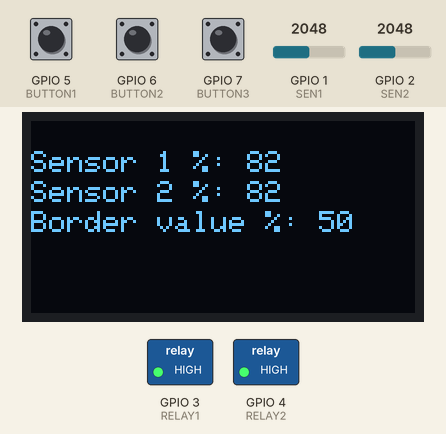
Bench run of a program on a simulated ESP32. On the bench: 128×64 one-colour display, switched loads named in the program (green lamp = pin HIGH). Inputs (shaded band) come from the test bench; at power-on: GPIO 1 (SEN1) = 2048, GPIO 5 (BUTTON1) HIGH, GPIO 6 (BUTTON2) HIGH, GPIO 2 (SEN2) = 2048, GPIO 7 (BUTTON3) HIGH.

Above: at 1.7 s.
1.8 s: GPIO 1 (SEN1) set to 2675
At 6.4 s:
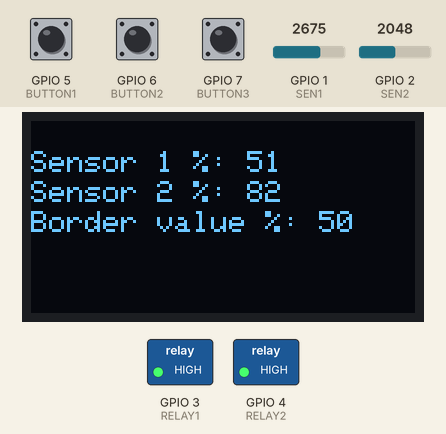
7.8 s: GPIO 1 (SEN1) set to 2750
At 11.1 s:
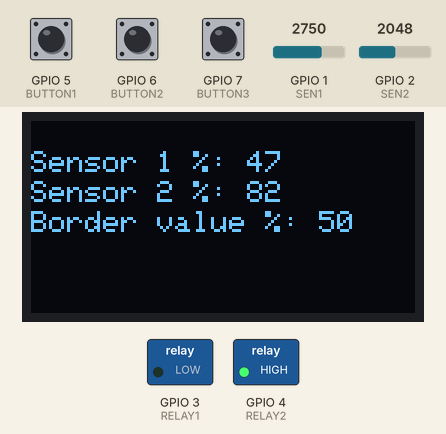
17.1 s: GPIO 5 (BUTTON1) pulled LOW for 3 s
At 20.9 s:
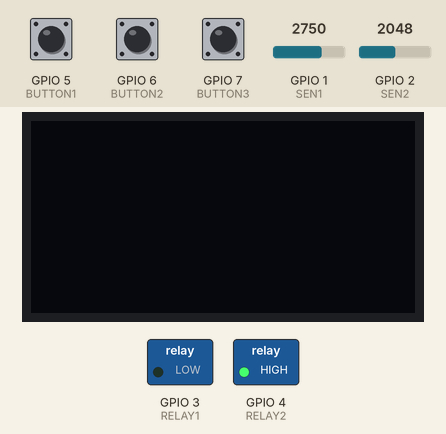
30.9 s: GPIO 6 (BUTTON2) pulled LOW for 3 s
37.1 s: GPIO 2 (SEN2) set to 2837
43.1 s: GPIO 2 (SEN2) set to 2954
At 46.4 s:
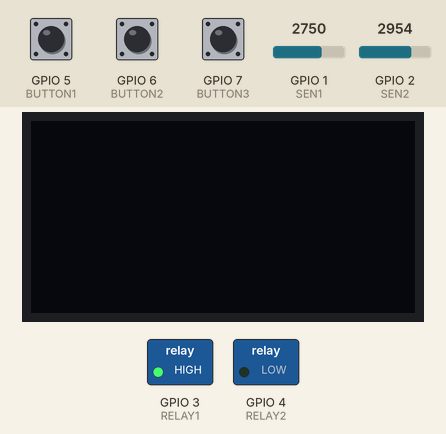
Timing chart, 0 to 52.2 s (numbered marks = the images above; inputs shaded):
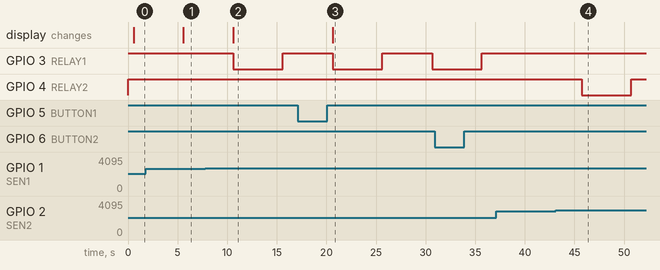

The program:

main.cpp
```cpp
// kod Szymona i Mateusza

#include <Arduino.h>
#include <Adafruit_SSD1306.h>
#include <Adafruit_GFX.h>
#include <Wire.h>

//defining relays pins
#define RELAY1 3
#define RELAY2 4

//defining sensors
#define SEN1 1
#define SEN2 2

//defining buttons pins
#define BUTTON1 5
#define BUTTON2 6
#define BUTTON3 7

// Declaration for an SSD1306 display connected to I2C (SDA, SCL pins)
// defining screen's variables
#define SCREEN_WIDTH 128 // OLED display width, in pixels
#define SCREEN_HEIGHT 64 // OLED display height, in pixels
Adafruit_SSD1306 display(SCREEN_WIDTH, SCREEN_HEIGHT, &Wire, -1);

//humidity % level when started to pump
int allowedHumidityLevel = 50;
boolean screenTrigger = true;
int sensorValue1 = 0;
int humidity1Percent = 0;
int sensorValue2 = 0;
int humidity2Percent = 0;

void IRAM_ATTR ISR_button1() {
  if (screenTrigger) {
    screenTrigger = false;
  }
  else {
    screenTrigger = true;
  }
}

void IRAM_ATTR ISR_button2() {
	if(allowedHumidityLevel > 10) {
		allowedHumidityLevel = allowedHumidityLevel - 10;
	}
}

void IRAM_ATTR ISR_button3() {
	if(allowedHumidityLevel < 100) {
		allowedHumidityLevel = allowedHumidityLevel + 10;
	}
}


void setup() {
  Serial.begin(115200);
  pinMode(RELAY1,OUTPUT);
  digitalWrite(RELAY1, HIGH);
  pinMode(RELAY2,OUTPUT);
  digitalWrite(RELAY2, HIGH);

  pinMode(BUTTON1, INPUT_PULLUP);
  attachInterrupt(digitalPinToInterrupt(BUTTON1), ISR_button1, FALLING);
	pinMode(BUTTON2, INPUT_PULLUP);
	attachInterrupt(digitalPinToInterrupt(BUTTON2), ISR_button2, FALLING);
	pinMode(BUTTON3, INPUT_PULLUP);
	attachInterrupt(digitalPinToInterrupt(BUTTON3), ISR_button3, FALLING);

  //preparing LDC screen
	if(!display.begin(SSD1306_SWITCHCAPVCC, 0x3C)) { // Address 0x3D for 128x64
		Serial.println(F("SSD1306 allocation failed"));
		for(;;);
	}
	delay(500);
	display.clearDisplay();
	display.setTextSize(1);
	display.setTextColor(WHITE);
}

void loop() {

  sensorValue1 = analogRead(SEN1);
	humidity1Percent = (3700 - sensorValue1) / 20;
	sensorValue2 = analogRead(SEN2);
	humidity2Percent = (3700 - sensorValue2) / 20;

  if(screenTrigger) {
    display.clearDisplay();
    display.setCursor(0, 10);
    display.print("Sensor 1 %: ");
    display.print(humidity1Percent);
    display.setCursor(0, 20);
    display.print("Sensor 2 %: ");
    display.print(humidity2Percent);
    display.setCursor(0, 30);
    display.print("Border value %: ");
    display.print(allowedHumidityLevel);
    display.display();
  }
  else {
    display.clearDisplay();
    display.display();
  }

  if(humidity1Percent < allowedHumidityLevel){
    digitalWrite(RELAY1,LOW);
    delay(5000);
    digitalWrite(RELAY1,HIGH);
  }

  if(humidity2Percent < allowedHumidityLevel){
    digitalWrite(RELAY2,LOW);
    delay(5000);
    digitalWrite(RELAY2,HIGH);
  }

  delay(5000);
}
```

Measured:
- the behaviour switches between 2700 and 2701 on GPIO 1 (SEN1) (found by bisection; images 1 and 2)
- the behaviour switches between 2900 and 2901 on GPIO 2 (SEN2) (found by bisection; images 3 and 4)
- after the input at 1.8 s, the display: changes after 3.8 s (image 1)
- after the input at 7.8 s, GPIO 3 (RELAY1): HIGH → LOW after 2.8 s, → HIGH 5.0 s later; the display: changes after 2.8 s (image 2)
- after the input at 17.1 s, the display: changes after 3.5 s (image 3)
- after the input at 37.1 s, every drawn part: stays the same
- after the input at 43.1 s, GPIO 4 (RELAY2): HIGH → LOW after 2.6 s, → HIGH 5.0 s later
